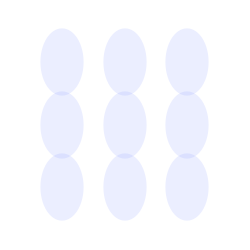
Frame 1 (no input)
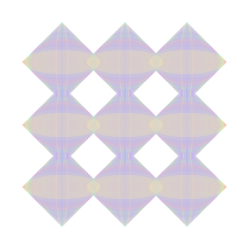
Frame 60 (the mouse pressed at the canvas centre just before this capture)
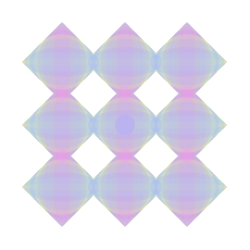
Frame 120 (the mouse held since frame 60 and released just before this capture)

The Processing sketch that drew these frames (run headless with seeded random() and noise(); from frame 60 on, the mouse is pressed at the canvas centre):

// Processing sketch: processing_171579
// ── processing_171579.pde

int counter;

void setup() {  //setup function called initially, only once
  size(250, 250);
  background(255);  //set background white
  colorMode(HSB);   //set colors to Hue, Saturation, Brightness mode
  counter = 0;
}

void draw() {  //draw function loops 
  counter++;
  noStroke();
  fill(random(255),100,255,50);
  
  if(mousePressed == true) { //add some interaction
    ellipse(mouseX, mouseY, 20, 20);
  }
  
    ellipse(width/2, height/2, 80*cos(counter), 80*sin(counter));
    ellipse(width/4, height/4, 80*cos(counter), 80*sin(counter));
    ellipse(width/4, height/2, 80*cos(counter), 80*sin(counter));
    ellipse(width/2, height/4, 80*cos(counter), 80*sin(counter));
    ellipse(width*3/4, height*3/4, 80*cos(counter), 80*sin(counter));
    ellipse(width*3/4, height/4, 80*cos(counter), 80*sin(counter));
    ellipse(width/4, height*3/4, 80*cos(counter), 80*sin(counter));
    ellipse(width/2, height*3/4, 80*cos(counter), 80*sin(counter));
    ellipse(width*3/4, height/2, 80*cos(counter), 80*sin(counter));
  
}
